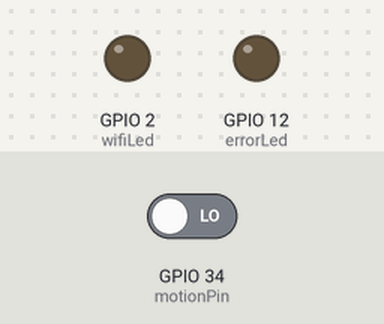
The sketch below on a simulated ESP32. Shown: output pins drawn as LEDs (lit = HIGH). Inputs (shaded band) come from the test bench; at power-on: GPIO 34 (motionPin) LOW. WiFi joins after 1.5 s; servers stay silent unless stated; uploads are accepted with an empty reply; what the sketch prints to the serial monitor is not drawn.

Above: at 0.3 s.
At 2.7 s:
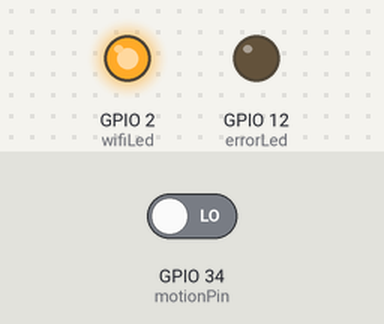
2.8 s: GPIO 34 (motionPin) driven HIGH
Timing chart, 0 to 5.8 s (numbered marks = the images above; inputs shaded):
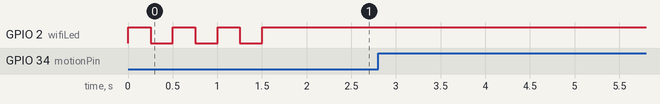

Measured:
- after the input at 2.8 s, every drawn part: stays the same

The sketch:

esp.ino
```cpp
#include <WiFi.h>
#include <HTTPClient.h>

// WiFi Configuration
const char* ssid = "[WIFI SSID]";             // Replace with your WiFi SSID
const char* password = "[WIFI PASSWORD]";  // Replace with your WiFi Password

// API Configuration
const char* serverUrl = "https://[BACKEND API URL]";  // Replace with your API URL

// Motion Sensor Configuration
volatile bool motionDetected = false;  // Flag for motion detection
const int motionPin = 34;              // Motion sensor pin
unsigned long motionTimestamps[10];    // Array to store motion timestamps (rolling window)
int motionIndex = 0;                   // Index for rolling window
const int motionWindowSize = 10;       // Size of the motion window

// LED and Error Pin Configuration
const int wifiLed = 2;    // Built-in LED
const int errorLed = 12;  // Error LED pin
bool wifiConnected = false;

// Occupancy State
bool roomOccupied = false;         // Current occupancy status
unsigned long lastMotionTime = 0;  // Last time motion was detected
// Add at the top with other globals:
unsigned long lastUpdateTime = 0;    // Tracks last status update
const long updateInterval = 1*60*1000;   // Update interval (60 seconds)


// Handle motion interrupt
void IRAM_ATTR handleMotion() {
  motionDetected = true;  // Set the flag when motion is detected
}

const char* RoomName = "Damietta";

void blinkLED(int pin, int delayMs, int count = 1) {
  for (int i = 0; i < count; i++) {
    digitalWrite(pin, HIGH);
    delay(delayMs);
    digitalWrite(pin, LOW);
    delay(delayMs);
  }
}

void connectToWiFi() {
  WiFi.begin(ssid, password);  // Start WiFi connection
  Serial.print("Connecting to WiFi");

  while (WiFi.status() != WL_CONNECTED) {
    blinkLED(wifiLed, 250);  // Blink the built-in LED while connecting
    Serial.print(".");
  }

  wifiConnected = true;
  digitalWrite(wifiLed, HIGH);  // Keep the LED solid when connected
  Serial.println("\nWiFi connected!");
  Serial.print("IP Address: ");
  Serial.println(WiFi.localIP());
}

void sendStatusData(bool occupied) {
  if (WiFi.status() == WL_CONNECTED) {  // Check WiFi connection
    HTTPClient http;
    http.begin(serverUrl);                               // Specify the URL
    http.addHeader("Content-Type", "application/json");  // Set content type

    // Prepare JSON payload
    String payload = "{\"RoomName\": \"" + String(RoomName) + "\", \"occupied\": " + String(occupied ? "true" : "false") + ", \"timestamp\": " + String(millis()) + "}";

    // Send HTTP POST request
    int httpResponseCode = http.POST(payload);

    // Debugging
    if (httpResponseCode > 0) {
      Serial.println(occupied ? "Room Occupied Status Sent" : "Room Unoccupied Status Sent");
      Serial.print("Response Code: ");
      Serial.println(httpResponseCode);
    } else {
      Serial.print("Error sending data. HTTP Response Code: ");
      Serial.println(httpResponseCode);
      blinkLED(errorLed, 500);  // Blink error LED on failure
    }

    http.end();  // Close connection
  } else {
    Serial.println("WiFi not connected. Unable to send data.");
    blinkLED(errorLed, 500);  // Blink error LED when WiFi is disconnected
  }
}

void updateRoomStatus() {
  unsigned long currentTime = millis();

  // Check if the room is occupied
  int motionCount = 0;
  for (int i = 0; i < motionWindowSize; i++) {
    if (currentTime - motionTimestamps[i] <=1*60*1000) {  // Within 5 minutes 5*60*1000
      motionCount++;
    }
  }

  bool occupied = motionCount >= 1;  // Room occupied if motion detected 3+ times in 5 minutes

  // If the room state changes, send data
  if (occupied != roomOccupied) {
    roomOccupied = occupied;
    sendStatusData(roomOccupied);
  }
}

void setup() {
  // Initialize Serial Monitor
  Serial.begin(115200);

  // Initialize LEDs
  pinMode(wifiLed, OUTPUT);
  pinMode(errorLed, OUTPUT);

  // Initialize Motion Sensor
  pinMode(motionPin, INPUT);  // Configure the motion pin as input
  attachInterrupt(digitalPinToInterrupt(motionPin), handleMotion, RISING);

  // Connect to WiFi
  connectToWiFi();

  // Initialize motion timestamps
  for (int i = 0; i < motionWindowSize; i++) {
    motionTimestamps[i] = 0;
  }
}

void loop() {
  unsigned long currentTime = millis();

  // Check for motion detection
  // Handle motion detection
  if (motionDetected) {
    Serial.println("Motion detected!");
    motionTimestamps[motionIndex] = currentTime;
    motionIndex = (motionIndex + 1) % motionWindowSize;
    lastMotionTime = currentTime;
    motionDetected = false;
  }

  // Check and update room status every second
  if (currentTime - lastMotionTime >= 100) {
    updateRoomStatus();
  }

    // Send periodic updates regardless of state change
  if (currentTime - lastUpdateTime >= updateInterval) {
    lastUpdateTime = currentTime;
    if (wifiConnected) {
      sendStatusData(roomOccupied);
    }
  }

  // Reconnect to WiFi if disconnected
  if (WiFi.status() != WL_CONNECTED) {
    if (wifiConnected) {
      wifiConnected = false;
      digitalWrite(wifiLed, LOW);  // Turn off LED if disconnected
    }
    Serial.println("WiFi disconnected. Reconnecting...");
    connectToWiFi();
  }
}
```
